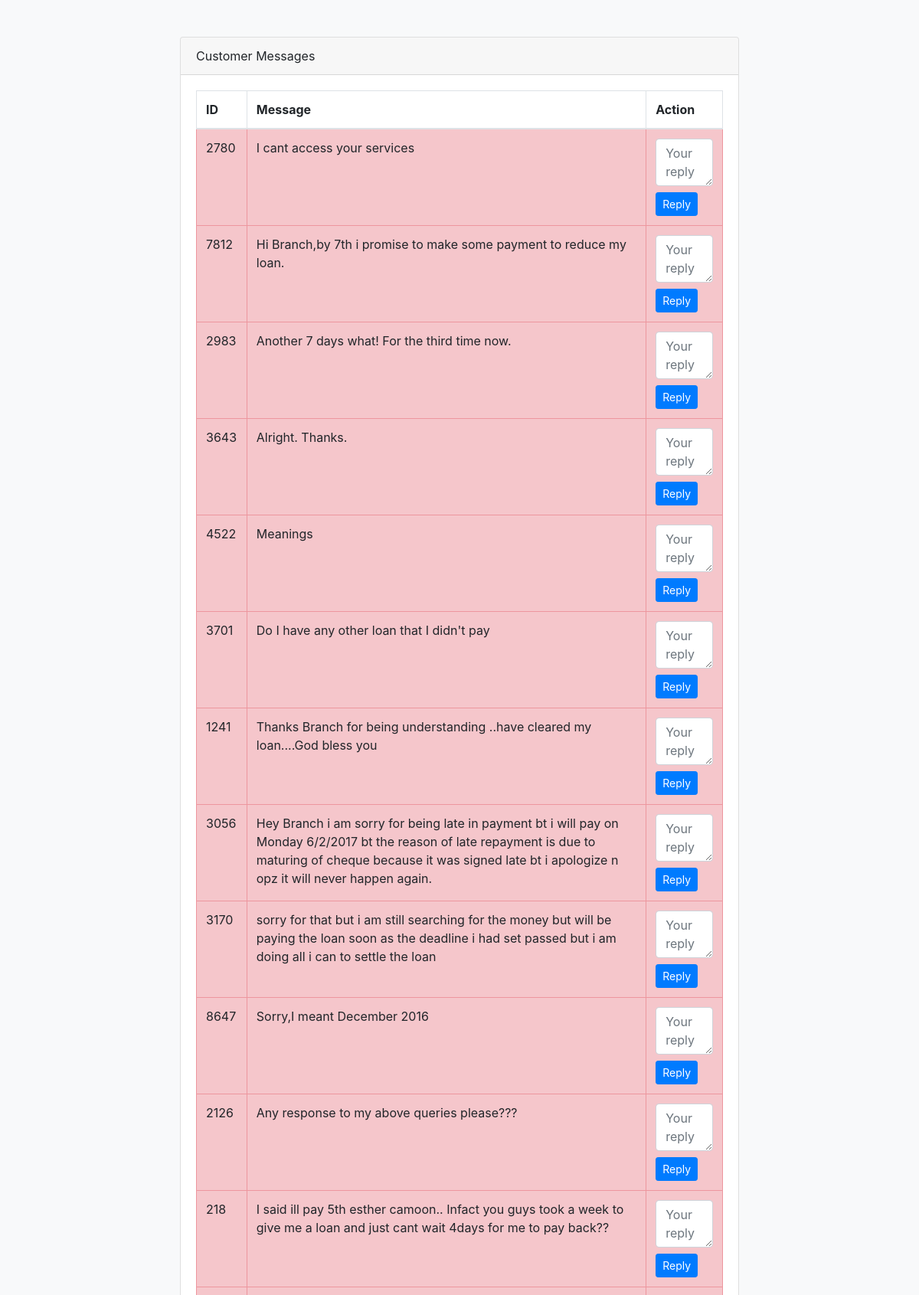
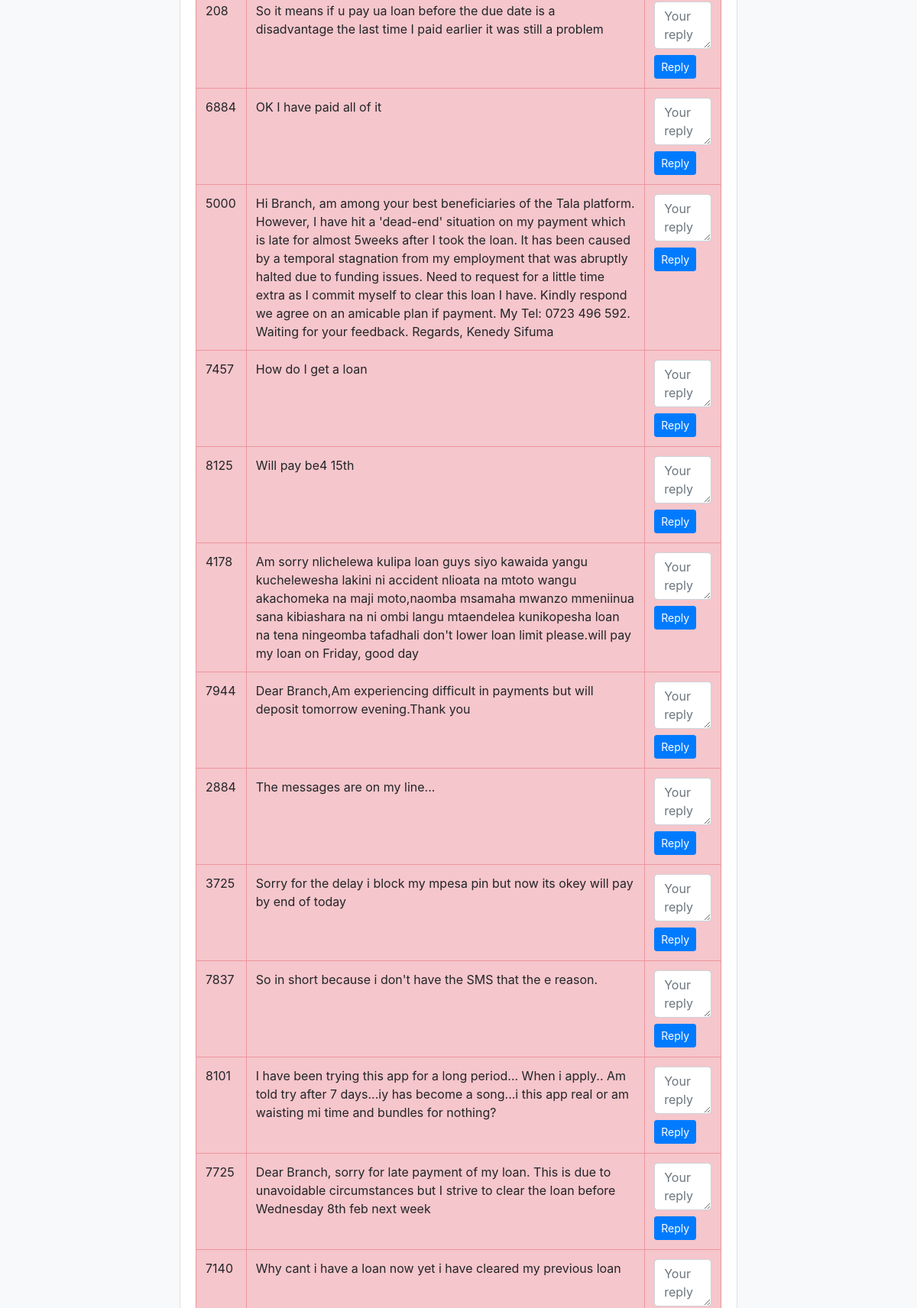
Screenshot of /agent (signed in, upper part) with the database file from the repository (2 pictures, top to bottom).
### tables this page shows
CREATE TABLE customer_messages
                     (id INTEGER PRIMARY KEY, message TEXT,timestamp DATETIME DEFAULT CURRENT_TIMESTAMP, replied BOOLEAN DEFAULT FALSE);

### app.py (the view)
@app.route('/agent')
def agent_portal():
    if not session.get('logged_in'):
        flash('Please login first!')
        return redirect(url_for('login'))
    with sqlite3.connect('messages.db') as conn:
        c = conn.cursor()
        c.row_factory = sqlite3.Row
        messages = c.execute('SELECT * FROM customer_messages ORDER BY timestamp ASC').fetchall()
    return render_template("agents_portal.html", messages=messages)

### templates/agents_portal.html (shortened to what this page needs)
<!DOCTYPE html>
<html>
  <head>
    <link
      href="https://maxcdn.bootstrapcdn.com/bootstrap/4.5.2/css/bootstrap.min.css"
      rel="stylesheet"
    />
  </head>
  <body class="bg-light">
    <div class="container mt-5">
      <div class="row justify-content-center">
        <div class="col-md-8">
          <div class="card">
            <div class="card-header">Customer Messages</div>
            <div class="card-body">
              <table class="table table-bordered">
                <thead>
                  <tr>
                    <th>ID</th>
                    <th>Message</th>
                    <th>Action</th>
                  </tr>
                </thead>
                <tbody>
                  {% for msg in messages %}
                  <tr class="{{ 'table-danger' if not msg.replied else '' }}">
                    <td>{{ msg.id }}</td>
                    <td>{{ msg.message }}</td>
                    <td>
                      <form action="/reply" method="post">
                        <textarea
                          class="form-control mb-2"
                          name="reply"
                          rows="2"
                          placeholder="Your reply"
                        ></textarea>
                        <button type="submit" class="btn btn-sm btn-primary">
                          Reply
                        </button>
                      </form>
                    </td>
                  </tr>
                  {% endfor %}
                </tbody>
              </table>
            </div>
          </div>
        </div>
      </div>
    </div>
  </body>
</html>

### rows the page displays
customer_messages: id "2780", message "I cant access your services"
customer_messages: id "7812", message "Hi Branch,by 7th i promise to make some payment to reduce my loan."
customer_messages: id "2983", message "Another 7 days what! For the third time now."
customer_messages: id "3643", message "Alright. Thanks."
customer_messages: id "4522", message "Meanings"
customer_messages: id "3701", message "Do I have any other loan that I didn't pay"
customer_messages: id "1241", message "Thanks Branch for being understanding ..have cleared my loan....God bless you"
customer_messages: id "3056", message "Hey Branch i am sorry for being late in payment bt i will pay on Monday 6/2/2017 bt the reason of late repayment is due to maturing of cheque because it was signed late bt i apologize n opz it will never happen again."
customer_messages: id "3170", message "sorry for that but i am still searching for the money but will be paying the loan soon as the deadline i had set passed but i am doing all i can to settle the loan"
customer_messages: id "8647", message "Sorry,I meant December 2016"
customer_messages: id "2126", message "Any response to my above queries please???"
customer_messages: id "218", message "I said ill pay 5th esther camoon.. Infact you guys took a week to give me a loan and just cant wait 4days for me to pay back??"
customer_messages: id "208", message "So it means if u pay ua loan before the due date is a disadvantage the last time I paid earlier it was still a problem"
customer_messages: id "6884", message "OK I have paid all of it"
customer_messages: id "5000", message "Hi Branch, am among your best beneficiaries of the Tala platform. However, I have hit a 'dead-end' situation on my payment which is late for almost 5weeks after I took the loan. It has been caused by a temporal stagnation from my employment that was abruptly halted due to funding issues. Need to request for a little time extra as I commit myself to clear this loan I have. Kindly respond we agree on an amicable plan if payment. My Tel: 0723 496 592. Waiting for your feedback. Regards, Kenedy Sifuma"
customer_messages: id "7457", message "How do I get a loan"
customer_messages: id "8125", message "Will pay be4 15th"
customer_messages: id "4178", message "Am sorry nlichelewa kulipa loan guys siyo kawaida yangu kuchelewesha lakini ni accident nlioata na mtoto wangu akachomeka na maji moto,naomba msamaha mwanzo mmeniinua sana kibiashara na ni ombi langu mtaendelea kunikopesha loan na tena ningeomba tafadhali don't lower loan limit please.will pay my loan on Friday, good day"
customer_messages: id "7944", message "Dear Branch,Am experiencing difficult in payments but will deposit tomorrow evening.Thank you"
customer_messages: id "2884", message "The messages are on my line..."
customer_messages: id "3725", message "Sorry for the delay i block my mpesa pin but now its okey will pay by end of today"
customer_messages: id "7837", message "So in short because i don't have the SMS that the e reason."
customer_messages: id "8101", message "I have been trying this app for a long period... When i apply.. Am told try after 7 days...iy has become a song...i this app real or am waisting mi time and bundles for nothing?"
customer_messages: id "7725", message "Dear Branch, sorry for late payment of my loan. This is due to unavoidable circumstances but I strive to clear the loan before Wednesday 8th feb next week"
customer_messages: id "7140", message "Why cant i have a loan now yet i have cleared my previous loan"
